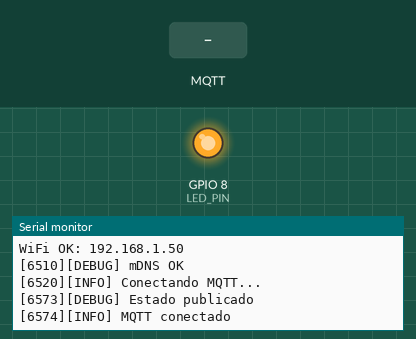
Recording of a sketch running on a simulated ESP32-C3. On the bench: output pins drawn as LEDs (lit = HIGH), the last lines printed to the serial monitor. Inputs (shaded band) come from the test bench. WiFi joins after 1.5 s; servers stay silent unless stated; random numbers use the default seed unless the sketch sets one; no MQTT or app messages arrive unless stated.

Above: at 7.3 s.
7.4 s: MQTT message "DHT22" arrives on the first subscribed topic
At 8.6 s:
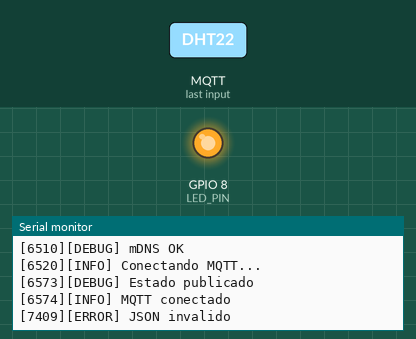
8.9 s: MQTT message "1" arrives on the first subscribed topic
At 9.9 s:
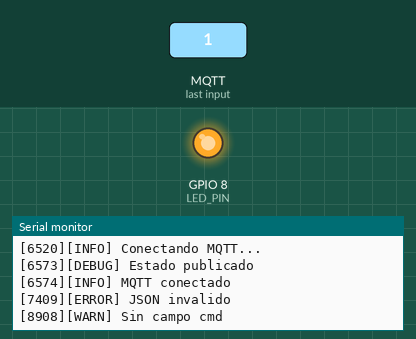

The sketch:

MQTT_Client.ino
```cpp
#include <WiFi.h>
#include <ESPmDNS.h>
#include <PubSubClient.h>
#include <ArduinoJson.h>
#include <DHT.h>

// =====================================================
// CONFIGURACIÓN OPTIMIZADA PARA ESP32-C3 SUPER MINI
// =====================================================
#define USE_DHT 0
#define STATIC_IP 1
#define ENABLE_OTA 0

// Niveles de log
#define CURRENT_LOG_LEVEL 4 // 2=WARN, 3=INFO, 4=DEBUG

// -----------------------------
// WIFI
// -----------------------------
const char* WIFI_SSID = "3156";
const char* WIFI_PASS = "qjuimaq62bv3s9";
const char* WIFI_HOSTNAME = "esp32c3-pcroom";

#if STATIC_IP
IPAddress ip(192, 168, 0, 151);
IPAddress gateway(192, 168, 0, 1);
IPAddress subnet(255, 255, 255, 0);
IPAddress dns1(192, 168, 0, 5);
#endif

// -----------------------------
// MQTT
// -----------------------------
const char* BROKER = "192.168.0.5";
const int BROKER_PORT = 1883;

const char* DEVICE = "esp32c3";
const char* LOCATION = "pcroom";

// Topics
char cmdTopic[50];
char statusTopic[50];
char pongTopic[50];
char pingTopic[45];

// -----------------------------
// LED - ESP32-C3 Super Mini LED integrado
// -----------------------------
#define LED_PIN 8
#define LED_ON_STATE LOW
#define LED_OFF_STATE HIGH

// =====================================================
// CLIENTES Y ESTADO
// =====================================================
WiFiClient wifiClient;
PubSubClient mqtt(wifiClient);

struct SystemState {
    bool ledState;
    bool wifiConnected;
    bool mqttConnected;
    unsigned long lastWifiAttempt;
    unsigned long lastMqttAttempt;
    uint8_t wifiRetryCount;
    uint8_t mqttRetryCount;
    unsigned long lastWatchdogReset;
};

SystemState sysState = {false, false, false, 0, 0, 0, 0, 0};

// =====================================================
// DHT
// -----------------------------
#if USE_DHT
#define DHT_PIN 4
#define DHT_TYPE DHT22
DHT dht(DHT_PIN, DHT_TYPE);

struct SensorData {
    float temp_c;
    float temp_h;
    float temp_st;
    bool valid;
    unsigned long lastReadTime;
    uint8_t readErrors;
};

SensorData sensorData = {NAN, NAN, NAN, false, 0, 0};
#define DHT_READ_INTERVAL 3000
#define MAX_DHT_ERRORS 5
#endif

// =====================================================
// WATCHDOG POR SOFTWARE (más fiable para Arduino ESP32)
// =====================================================
#define WDT_TIMEOUT 10000  // 10 segundos

inline void feedWatchdog() {
    sysState.lastWatchdogReset = millis();
    yield();
}

inline void checkWatchdog() {
    if (millis() - sysState.lastWatchdogReset > WDT_TIMEOUT) {
        Serial.println("[WDT] Timeout! Reiniciando...");
        delay(100);
        ESP.restart();
    }
}

// =====================================================
// SISTEMA DE LOG OPTIMIZADO
// =====================================================
enum LogLevel {
    LOG_NONE = 0,
    LOG_ERROR,
    LOG_WARN,
    LOG_INFO,
    LOG_DEBUG
};

class Logger {
private:
    static const char* getLevelStr(LogLevel level) {
        static const char* levels[] = {"", "ERROR", "WARN", "INFO", "DEBUG"};
        return levels[level];
    }

public:
    static void begin() {
        Serial.begin(115200);
        delay(10);
        Serial.println();
        feedWatchdog();
        info("Logger inicializado");
    }

    static void log(LogLevel level, const char* msg) {
        if (level > CURRENT_LOG_LEVEL) return;

        Serial.print("[");
        Serial.print(millis());
        Serial.print("][");
        Serial.print(getLevelStr(level));
        Serial.print("] ");
        Serial.println(msg);

        feedWatchdog();
    }

    static void log(LogLevel level, const String& msg) {
        log(level, msg.c_str());
    }

    static void error(const char* msg) { log(LOG_ERROR, msg); }
    static void warn(const char* msg) { log(LOG_WARN, msg); }
    static void info(const char* msg) { log(LOG_INFO, msg); }
    static void debug(const char* msg) { log(LOG_DEBUG, msg); }

    static void error(const String& msg) { log(LOG_ERROR, msg); }
    static void warn(const String& msg) { log(LOG_WARN, msg); }
    static void info(const String& msg) { log(LOG_INFO, msg); }
    static void debug(const String& msg) { log(LOG_DEBUG, msg); }
};

// =====================================================
// MANEJO DE CONEXIONES
// =====================================================
namespace NetManager {
    const unsigned long WIFI_RETRY_DELAY = 5000;
    const unsigned long MQTT_RETRY_DELAY = 3000;
    const uint8_t MAX_WIFI_RETRIES = 10;

    void buildTopics() {
        Logger::debug("Construyendo topics...");
        feedWatchdog();

        strcpy(pingTopic, "iot/ping/all");

        strcpy(cmdTopic, "iot/cmd/");
        strcat(cmdTopic, DEVICE);
        strcat(cmdTopic, "/");
        strcat(cmdTopic, LOCATION);

        strcpy(statusTopic, "iot/status/");
        strcat(statusTopic, DEVICE);
        strcat(statusTopic, "/");
        strcat(statusTopic, LOCATION);

        strcpy(pongTopic, "iot/pong/");
        strcat(pongTopic, DEVICE);
        strcat(pongTopic, "/");
        strcat(pongTopic, LOCATION);

        feedWatchdog();
        Logger::info("Topics OK");
        Logger::debug(String("CMD: ") + cmdTopic);
    }

    bool connectWiFi() {
        if (WiFi.status() == WL_CONNECTED) {
            sysState.wifiConnected = true;
            return true;
        }

        unsigned long now = millis();
        if (now - sysState.lastWifiAttempt < WIFI_RETRY_DELAY) {
            return false;
        }

        sysState.lastWifiAttempt = now;
        sysState.wifiRetryCount++;

        Logger::info("Conectando WiFi...");
        feedWatchdog();

        WiFi.mode(WIFI_STA);
        WiFi.setHostname(WIFI_HOSTNAME);
        feedWatchdog();

#if STATIC_IP
        if (!WiFi.config(ip, gateway, subnet, dns1)) {
            Logger::error("Error config IP");
        }
        feedWatchdog();
#endif

        WiFi.begin(WIFI_SSID, WIFI_PASS);
        WiFi.setTxPower(WIFI_POWER_8_5dBm);
        feedWatchdog();

        unsigned long start = millis();
        while (WiFi.status() != WL_CONNECTED && millis() - start < 10000) {
            delay(100);
            feedWatchdog();
        }

        if (WiFi.status() == WL_CONNECTED) {
            sysState.wifiConnected = true;
            sysState.wifiRetryCount = 0;

            Serial.print("WiFi OK: ");
            Serial.println(WiFi.localIP());
            feedWatchdog();

            if (MDNS.begin(WIFI_HOSTNAME)) {
                Logger::debug("mDNS OK");
            }
            feedWatchdog();

#if ENABLE_OTA
            ArduinoOTA.begin();
            Logger::info("OTA habilitado");
            feedWatchdog();
#endif

            return true;
        } else {
            Logger::warn("WiFi fallo");

            if (sysState.wifiRetryCount >= MAX_WIFI_RETRIES) {
                Logger::error("Max reintentos. Reiniciando...");
                delay(1000);
                ESP.restart();
            }
            return false;
        }
    }

    void publishSystemStatus() {
        StaticJsonDocument<256> doc;

        doc["status"] = "online";
        doc["device"] = DEVICE;
        doc["location"] = LOCATION;
        doc["ip"] = WiFi.localIP().toString();
        doc["uptime"] = millis() / 1000;
        doc["heap"] = ESP.getFreeHeap();

#if USE_DHT
        if (sensorData.valid) {
            doc["temp_c"] = sensorData.temp_c;
            doc["temp_h"] = sensorData.temp_h;
            doc["temp_st"] = sensorData.temp_st;
        }
#endif

        char buffer[256];
        serializeJson(doc, buffer);
        feedWatchdog();

        if (mqtt.publish(statusTopic, buffer, false)) {
            Logger::debug("Estado publicado");
        } else {
            Logger::warn("Fallo publicar");
        }
    }

    bool connectMQTT() {
        if (!sysState.wifiConnected) return false;

        if (mqtt.connected()) {
            sysState.mqttConnected = true;
            return true;
        }

        unsigned long now = millis();
        if (now - sysState.lastMqttAttempt < MQTT_RETRY_DELAY) {
            return false;
        }

        sysState.lastMqttAttempt = now;
        sysState.mqttRetryCount++;

        Logger::info("Conectando MQTT...");
        feedWatchdog();

        mqtt.setBufferSize(1024);
        feedWatchdog();

        String clientId = String(DEVICE) + "-" + String(random(0xffff), HEX);

        if (mqtt.connect(clientId.c_str())) {
            sysState.mqttConnected = true;
            sysState.mqttRetryCount = 0;

            feedWatchdog();
            mqtt.subscribe(pingTopic);
            feedWatchdog();
            mqtt.subscribe(cmdTopic);
            feedWatchdog();

            publishSystemStatus();

            Logger::info("MQTT conectado");
            return true;
        } else {
            Logger::warn("MQTT fallo");
            delay(MQTT_RETRY_DELAY);
            feedWatchdog();
            return false;
        }
    }
}

// =====================================================
// MANEJO DE SENSORES
// =====================================================
#if USE_DHT
namespace SensorManager {
    void init() {
        Logger::debug("Inicializando DHT...");
        feedWatchdog();
        dht.begin();
        feedWatchdog();
        Logger::info("Sensor DHT OK");
    }

    bool readData() {
        unsigned long now = millis();

        if (now - sensorData.lastReadTime < DHT_READ_INTERVAL && sensorData.valid) {
            return sensorData.valid;
        }

        sensorData.lastReadTime = now;
        feedWatchdog();

        float t = dht.readTemperature();
        feedWatchdog();
        float h = dht.readHumidity();
        feedWatchdog();

        if (isnan(t) || isnan(h) || t < -40 || t > 80 || h < 0 || h > 100) {
            sensorData.readErrors++;
            Logger::warn("DHT lectura invalida");

            if (sensorData.readErrors >= MAX_DHT_ERRORS) {
                Logger::error("Max errores DHT");
            }
            return false;
        }

        sensorData.temp_c = t;
        sensorData.temp_h = h;
        sensorData.temp_st = dht.computeHeatIndex(t, h, false);
        sensorData.valid = true;
        sensorData.readErrors = 0;

        return true;
    }
}
#endif

// =====================================================
// MANEJO DE COMANDOS
// =====================================================
namespace CommandHandler {
    void sendPong(uint32_t time) {
        StaticJsonDocument<96> doc;
        doc["cmd"] = "PONG";
        doc["time"] = time;

        char buffer[96];
        serializeJson(doc, buffer);
        mqtt.publish(pongTopic, buffer);
        feedWatchdog();
    }

    void publishConfiguration() {
        StaticJsonDocument<256> doc;

        doc["firmware"] = "1.0.0-ESP32C3";
        doc["ip"] = WiFi.localIP().toString();
        doc["mac"] = WiFi.macAddress();
        doc["heap"] = ESP.getFreeHeap();

#if USE_DHT
        doc["sensor"] = "DHT22";
#endif

        char buffer[256];
        serializeJson(doc, buffer);
        feedWatchdog();

        char configTopic[50];
        strcpy(configTopic, "iot/config/");
        strcat(configTopic, DEVICE);
        strcat(configTopic, "/");
        strcat(configTopic, LOCATION);

        mqtt.publish(configTopic, buffer, true);
        feedWatchdog();
    }

    void process(const JsonDocument& doc) {
        if (!doc.containsKey("cmd")) {
            Logger::warn("Sin campo cmd");
            return;
        }

        const char* cmd = doc["cmd"];
        Logger::info(String("CMD: ") + cmd);
        feedWatchdog();

        if (strcmp(cmd, "PING") == 0) {
            sendPong(doc["time"] | millis());
        }
        else if (strcmp(cmd, "STATUS") == 0) {
            NetManager::publishSystemStatus();
        }
        else if (strcmp(cmd, "LED_ON") == 0) {
            digitalWrite(LED_PIN, LED_ON_STATE);
            sysState.ledState = true;
            Logger::info("LED ON");
        }
        else if (strcmp(cmd, "LED_OFF") == 0) {
            digitalWrite(LED_PIN, LED_OFF_STATE);
            sysState.ledState = false;
            Logger::info("LED OFF");
        }
        else if (strcmp(cmd, "LED_TOGGLE") == 0) {
            sysState.ledState = !sysState.ledState;
            digitalWrite(LED_PIN, sysState.ledState ? LED_ON_STATE : LED_OFF_STATE);
            Logger::info(sysState.ledState ? "LED ON" : "LED OFF");
        }
        else if (strcmp(cmd, "REBOOT") == 0) {
            Logger::warn("Reiniciando...");
            delay(500);
            ESP.restart();
        }
        else if (strcmp(cmd, "GET_CONFIG") == 0) {
            publishConfiguration();
        }
        else {
            Logger::warn("CMD desconocido");
        }
    }

    void mqttCallback(char* topic, byte* payload, unsigned int length) {
        if (length > 512) {
            Logger::error("Mensaje muy largo");
            return;
        }

        feedWatchdog();

        StaticJsonDocument<512> doc;
        DeserializationError error = deserializeJson(doc, payload, length);

        if (error) {
            Logger::error("JSON invalido");
            return;
        }

        feedWatchdog();
        process(doc);
    }
}

// =====================================================
// WATCHDOG Y MONITOREO
// =====================================================
namespace SystemMonitor {
    void periodicUpdate() {
#if USE_DHT
        static unsigned long lastSensorRead = 0;
        unsigned long now = millis();
        if (now - lastSensorRead > 10000) {
            lastSensorRead = now;
            SensorManager::readData();
        }
#endif

        feedWatchdog();
    }
}

// =====================================================
// SETUP
// =====================================================
void setup() {
    // 1. Inicializar watchdog PRIMERO (software)
    sysState.lastWatchdogReset = millis();
    feedWatchdog();

    // 2. Logger
    Logger::begin();
    Logger::info("=== ESP32-C3 MQTT Client ===");
    feedWatchdog();

    // 3. Hardware
    Logger::debug("Configurando LED...");
    pinMode(LED_PIN, OUTPUT);
    digitalWrite(LED_PIN, LED_OFF_STATE);
    feedWatchdog();

    // 4. Topics
    NetManager::buildTopics();
    feedWatchdog();

    // 5. DHT si está habilitado
#if USE_DHT
    SensorManager::init();
    feedWatchdog();
#endif

    // 6. MQTT config
    Logger::debug("Configurando MQTT...");
    mqtt.setServer(BROKER, BROKER_PORT);
    feedWatchdog();
    mqtt.setCallback(CommandHandler::mqttCallback);
    feedWatchdog();
    mqtt.setKeepAlive(60);
    feedWatchdog();

    // 7. OTA si está habilitado
#if ENABLE_OTA
    Logger::debug("Configurando OTA...");
    ArduinoOTA.setHostname(WIFI_HOSTNAME);
    ArduinoOTA.setPassword("ota_password");
    ArduinoOTA.onStart([]() { Logger::warn("OTA inicio"); });
    ArduinoOTA.onEnd([]() { Logger::warn("OTA fin"); });
    ArduinoOTA.onError([](ota_error_t error) {
        Logger::error("OTA error");
    });
    feedWatchdog();
#endif

    Logger::info("Setup OK");
    Serial.print("Heap libre: ");
    Serial.println(ESP.getFreeHeap());
    feedWatchdog();
}

// =====================================================
// LOOP
// =====================================================
void loop() {
    feedWatchdog();

#if ENABLE_OTA
    ArduinoOTA.handle();
    feedWatchdog();
#endif

    // Verificar WiFi
    if (WiFi.status() != WL_CONNECTED) {
        if (sysState.wifiConnected) {
            Logger::warn("WiFi desconectado");
            sysState.mqttConnected = false;
        }
        sysState.wifiConnected = false;
        NetManager::connectWiFi();
    } else {
        if (!sysState.wifiConnected) {
            sysState.wifiConnected = true;
            Logger::info("WiFi conectado");
        }

        // Verificar MQTT
        if (!mqtt.connected()) {
            if (sysState.mqttConnected) {
                Logger::warn("MQTT desconectado");
            }
            sysState.mqttConnected = false;
            NetManager::connectMQTT();
        } else {
            if (!sysState.mqttConnected) {
                sysState.mqttConnected = true;
                Logger::info("MQTT conectado");
            }
        }
    }

    if (sysState.mqttConnected) {
        mqtt.loop();
        feedWatchdog();
    }

    SystemMonitor::periodicUpdate();
    checkWatchdog();

    delay(10);
}
```

Measured:
- after the input at 7.4 s, the serial monitor: prints a new line at once (image 1)
- after the input at 8.9 s, the serial monitor: prints a new line at once (image 2)
